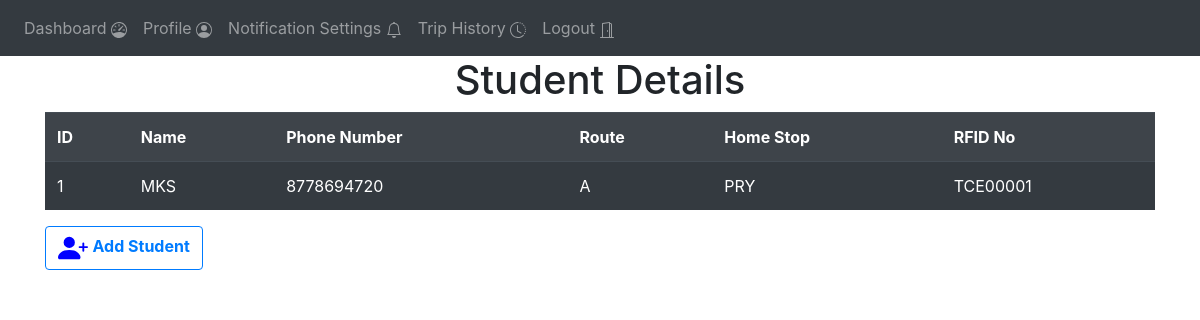
Before: /admin-user-management (signed in) with the older database file.
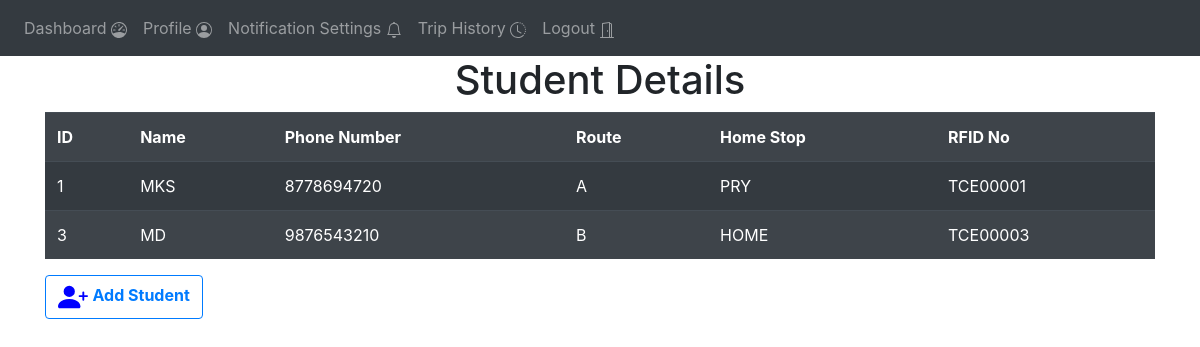
After: the same page with the newer database file.
### website/models.py (models this page shows)
class User(db.Model, UserMixin):
    id = db.Column(db.Integer, primary_key=True)
    name = db.Column(db.String(30))
    email = db.Column(db.String(50), unique=True)
    password = db.Column(db.String(25))
    phone_number = db.Column(db.String(15))
    type = db.Column(db.String(1))
    rfid_number = db.Column(db.String(10))

class Student_details(db.Model , UserMixin):
    id = db.Column(db.Integer, primary_key=True)
    route = db.Column(db.String(1))
    parents_phone = db.Column(db.String(15))
    student_chat_id = db.Column(db.String(30))
    parent_chat_id = db.Column(db.String(30))
    trigger_phase = db.Column(db.String(30))
    home_phase = db.Column(db.String(30))
    alrt_s_before_stop = db.Column(db.String(1))
    alrt_s_stop_reached = db.Column(db.String(1))
    alrt_s_trip_initiated = db.Column(db.String(1))
    alrt_p_boarded_bus = db.Column(db.String(1))
    alrt_p_before_stop = db.Column(db.String(1))
    alrt_p_smart_alert = db.Column(db.String(1))

### website/views.py (the view)
@views.route('/admin-user-management', methods=['GET', 'POST'])
@login_required
def admin_user_management():
    students = User.query.filter_by(type = "S").all()
    student_details = Student_details.query.all()
    return render_template("admin_user_management.html" , user = current_user , students= students , student_details=student_details )

### website/__init__.py (called while the page is built)
def create_app():
    app = Flask(__name__)
    app.config['SECRET_KEY'] = '#itsactuallyapassword'
    app.config['SQLALCHEMY_DATABASE_URI'] = f'sqlite:///{DB_NAME}'
    db.init_app(app)
    from .views import views
    from .auth import auth
    app.register_blueprint(views, url_prefix='/')
    app.register_blueprint(auth, url_prefix='/')
    from .models import User
    create_database(app)
    login_manager = LoginManager()
    login_manager.login_view = 'auth.login'
    login_manager.init_app(app)
    @login_manager.user_loader
    def load_user(id):
        return User.query.get(int(id))
    return app

### website/templates/admin_user_management.html (shortened to what this page needs)
{% extends "base.html" %}
{% block content %}
<div>
    <h1 align="center">Student Details</h1>
    <table class="table table-striped table-dark">
        <tr>
            <th>ID</th>
            <th>Name</th>
            <th>Phone Number</th>
            <th>Route</th>
            <th>Home Stop</th>
            <th>RFID No</th>
        </tr>
        {% for s in students%}
        <tr>
            <td>{{s.id}}</td>
            <td>{{s.name}}</td>
            <td>{{s.phone_number}}</td>
            <td>
                {% for sd in student_details%}
                {%if s.id == sd.id %}
                {{sd.route}}
                {%endif%}
                {%endfor%}
            </td>
            <td>
                {% for sd in student_details%}
                {%if s.id == sd.id%}
                {{sd.home_phase}}
                {%endif%}
                {%endfor%}
            </td>
            <td>{{s.rfid_number}}</td>
        </tr>
        {%endfor%}
    </table>
    <button class="btn btn-outline-primary" onclick="" >
        <b> Add Student</b>
    </button>
</div>
{% endblock %}

Changed rows visible on the page:
added User: id "3", name "MD", phone_number "9876543210", rfid_number "TCE00003"
added Student_details: route "B", home_phase "HOME"
